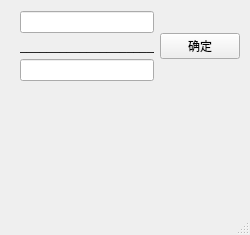
<?xml version="1.0" encoding="UTF-8"?>
<ui version="4.0">
 <class>MainWindow</class>
 <widget class="QMainWindow" name="MainWindow">
  <property name="geometry">
   <rect>
    <x>0</x>
    <y>0</y>
    <width>250</width>
    <height>235</height>
   </rect>
  </property>
  <property name="windowTitle">
   <string>分数工具</string>
  </property>
  <widget class="QWidget" name="centralwidget">
   <widget class="QWidget" name="">
    <property name="geometry">
     <rect>
      <x>20</x>
      <y>11</y>
      <width>220</width>
      <height>171</height>
     </rect>
    </property>
    <layout class="QGridLayout" name="gridLayout_2">
     <item row="0" column="0">
      <layout class="QGridLayout" name="gridLayout">
       <item row="0" column="0">
        <layout class="QVBoxLayout" name="verticalLayout">
         <item>
          <widget class="QLineEdit" name="lineEdit"/>
         </item>
         <item>
          <widget class="QLabel" name="label">
           <property name="text">
            <string>______________________</string>
           </property>
          </widget>
         </item>
         <item>
          <widget class="QLineEdit" name="lineEdit_2"/>
         </item>
        </layout>
       </item>
       <item row="0" column="1">
        <widget class="QPushButton" name="pushButton">
         <property name="font">
          <font>
           <family>微软雅黑</family>
          </font>
         </property>
         <property name="text">
          <string>确定</string>
         </property>
        </widget>
       </item>
      </layout>
     </item>
     <item row="1" column="0">
      <widget class="QLabel" name="label_2">
       <property name="font">
        <font>
         <family>微软雅黑</family>
        </font>
       </property>
       <property name="text">
        <string/>
       </property>
      </widget>
     </item>
    </layout>
   </widget>
  </widget>
  <widget class="QMenuBar" name="menubar">
   <property name="geometry">
    <rect>
     <x>0</x>
     <y>0</y>
     <width>250</width>
     <height>23</height>
    </rect>
   </property>
  </widget>
  <widget class="QStatusBar" name="statusbar"/>
 </widget>
 <resources/>
 <connections/>
</ui>
